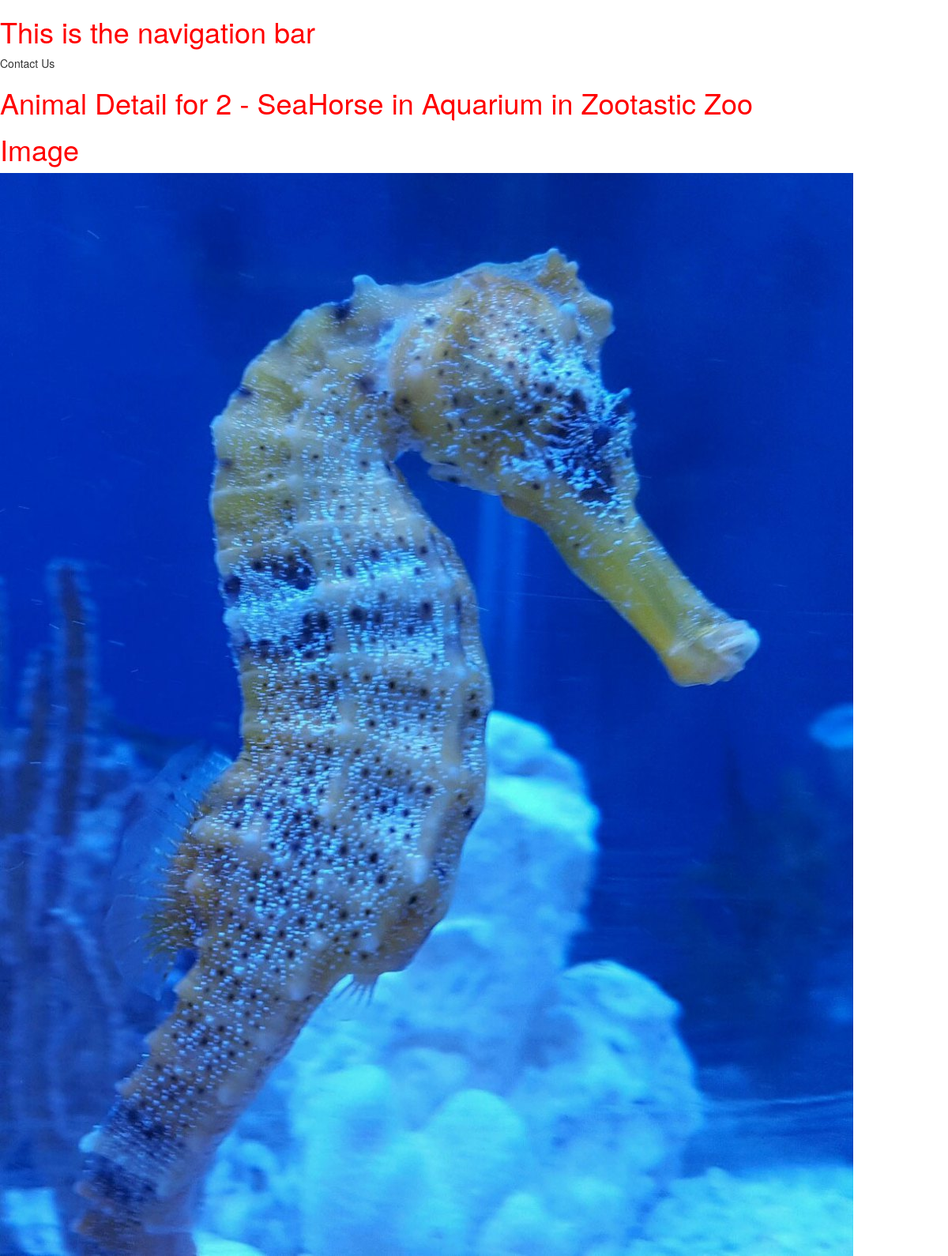
The page /zoo/animal/2 on the database its author committed.
### zoo/models.py (models this page shows, shortened)
class Animal(models.Model):
	name = models.CharField(max_length=200, help_text="Enter Animal Name")
	imageFileName = models.CharField(max_length=200, help_text="Enter logo file name", null=True)
	exhibit = models.ForeignKey('Exhibit', on_delete=models.SET_NULL, null=True)
	soundFileName = models.CharField(max_length=200, help_text="Enter sound file name", null=True, blank=True)
	tricksDescription = models.TextField(max_length=1000, help_text='Enter a description of the tricks')
	dietDescription = models.TextField(max_length=1000, help_text='Enter a description of the diet')

class Exhibit(models.Model):
	name = models.CharField(max_length=200, help_text="Enter Exhbit Name")
	zoo = models.ForeignKey('Zoo', on_delete=models.SET_NULL, null=True)

class Zoo(models.Model):
	name = models.CharField(max_length=200, help_text="Enter Zoo Name")
	logoFileName = models.CharField(max_length=200, help_text="Enter logo file name", null=True)

### zoo/views.py (the view)
# urls.py: path('animal/<int:pk>', views.AnimalDetailView.as_view(), name='animalDetail'),
class AnimalDetailView(generic.DetailView):
    model = Animal

### zoo/templates/zoo/animal_detail.html
{% extends "base_generic.html" %}
{% block content %}
<h1>Animal Detail for {{ animal.id }} - {{ animal.name }} in
  {{ animal.exhibit.name }} in {{ animal.exhibit.zoo.name }}</h1>
<h1>Image</h1>
{% load static %}
<img src="{% static animal.imageFileName %}">
{% endblock %}

### zoo/static/css/styles.css (style rules this page uses)
h1 { color:red; backgroundcolor:blue; }

### rows shown on the page
Animal: id "2", name "SeaHorse", exhibit.name "Aquarium", exhibit.zoo.name "Zootastic Zoo", imageFileName (picture)
